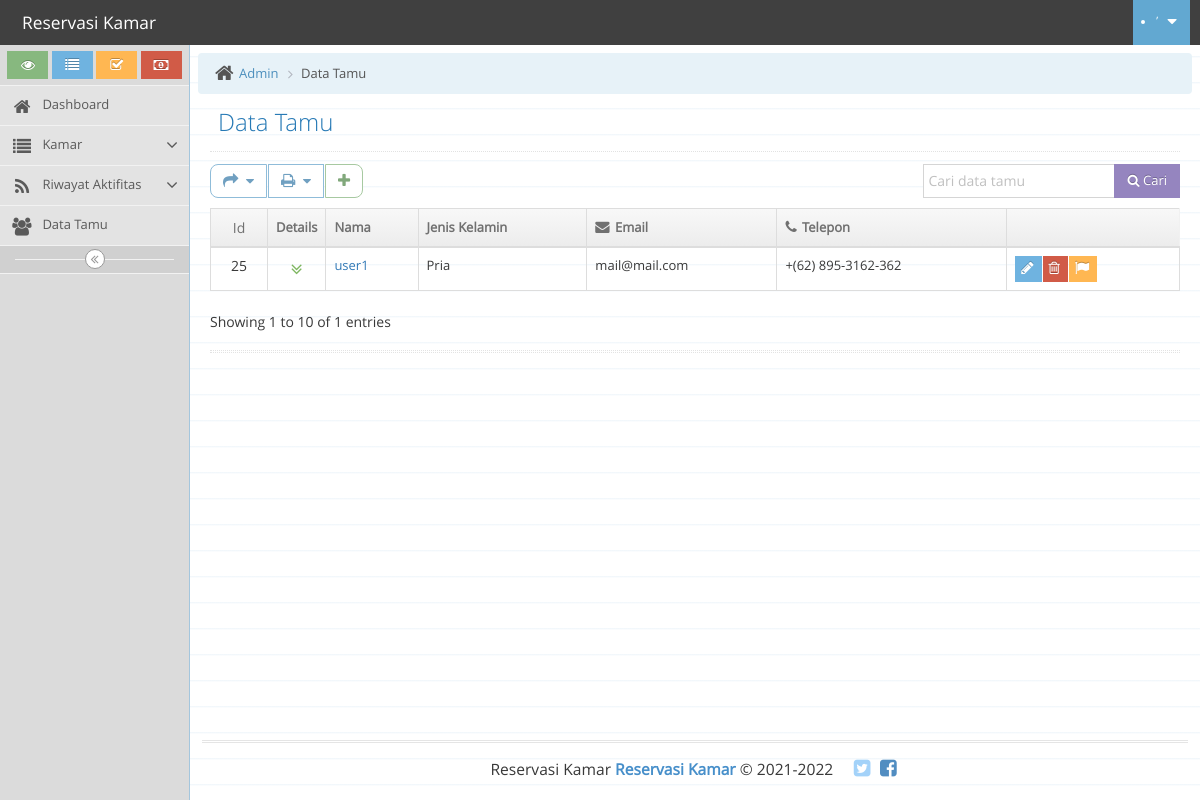
Page /index.php/admin/pelanggan on the committed database.
### tables this page shows
CREATE TABLE IF NOT EXISTS `pelanggan` (
  `idpelanggan` int(15) NOT NULL AUTO_INCREMENT,
  `nama` varchar(50) NOT NULL,
  `jeniskelamin` enum('Pria','Wanita') NOT NULL,
  `tgllahir` varchar(15) NOT NULL,
  `telepon` varchar(18) DEFAULT NULL,
  `email` varchar(35) DEFAULT NULL,
  `fotoktp` text,
  `fotoprofil` varchar(2500) DEFAULT 'uploads/pelanggan/profile/usernoimage.png',
  `idakun` int(15) NOT NULL,
  PRIMARY KEY (`idpelanggan`)
);

### application/controllers/admin/Pelanggan.php (called while the page is built, shortened)
<?php
class Pelanggan extends CI_Controller
{
    function __construct()
    {
        $this->load->model('Pelanggan_model');
        $this->load->model("Aktifitasakun_model");
        $this->load->library('form_validation');
    }
    public function index()
    {
        $q = urldecode($this->input->get('q', TRUE));
        $start = intval($this->input->get('start'));
        if ($q <> '') {
            $config['base_url'] = base_url() . 'admin/Pelanggan/index.html?q=' . urlencode($q);
            $config['first_url'] = base_url() . 'admin/Pelanggan/index.html?q=' . urlencode($q);
        } else {
            $config['base_url'] = base_url() . 'admin/Pelanggan/index.html';
            $config['first_url'] = base_url() . 'admin/Pelanggan/index.html';
        }
        $config['per_page'] = 10;
        $config['page_query_string'] = TRUE;
        $config['total_rows'] = $this->Pelanggan_model->total_rows_join_akun($q);
        $pelanggan = $this->Pelanggan_model->get_limit_data_join_akun($config['per_page'], $start, $q);
        $this->load->library('pagination');
        $this->pagination->initialize($config);
        $data = array(
            'pelanggan_data' => $pelanggan,
            'judul' => array("Data Tamu"),
            'q' => $q,
            'pagination' => $this->pagination->create_links(),
            'total_rows' => $config['total_rows'],
            'start' => $start,
            'konten' => "admin/pelanggan/pelanggan_list",
            'script' => "admin/pelanggan/pelanggan_list_script",
            'per_page' => $config['per_page']
        );
        $this->load->view("admin/container", $data);
    }
}

### index.php (called while the page is built, shortened)
<?php
require_once BASEPATH.'core/CodeIgniter.php';

### application/config/config.php (called while the page is built, shortened)
<?php
$config['app_name'] = "Reservasi Kamar";
$config['base_url'] = ((isset($_SERVER['HTTPS']) && $_SERVER['HTTPS'] == "on") ? "https" : "http");
$config['base_url'] .= "://".$_SERVER['HTTP_HOST'];
$config['base_url'] .= preg_replace('@/+$@','',dirname($_SERVER['SCRIPT_NAME'])).'/';
$config['index_page'] = '';
$config['uri_protocol']	= 'REQUEST_URI';
$config['url_suffix'] = '';
$config['language']	= 'english';
$config['charset'] = 'UTF-8';
$config['enable_hooks'] = FALSE;
$config['subclass_prefix'] = 'MY_';
$config['composer_autoload'] = FALSE;
$config['permitted_uri_chars'] = 'a-z 0-9~%.:_\-';
$config['enable_query_strings'] = FALSE;
$config['controller_trigger'] = 'c';
$config['function_trigger'] = 'm';
$config['directory_trigger'] = 'd';
$config['allow_get_array'] = TRUE;
$config['log_threshold'] = 0;
$config['log_path'] = '';
$config['log_file_extension'] = '';
$config['log_file_permissions'] = 0644;
$config['log_date_format'] = 'Y-m-d H:i:s';
$config['error_views_path'] = '';
$config['cache_path'] = '';
$config['cache_query_string'] = FALSE;
$config['encryption_key'] = '';
$config['sess_driver'] = 'files';
$config['sess_cookie_name'] = 't_sess';
$config['sess_expiration'] = 0;
$config['sess_save_path'] = NULL;
$config['sess_match_ip'] = FALSE;
$config['sess_time_to_update'] = 300;
$config['sess_regenerate_destroy'] = FALSE;
$config['cookie_prefix']	= '';
$config['cookie_domain']	= '';
$config['cookie_path']		= '/';
$config['cookie_secure']	= FALSE;
$config['cookie_httponly'] 	= FALSE;
$config['standardize_newlines'] = FALSE;
$config['global_xss_filtering'] = FALSE;
$config['csrf_protection'] = FALSE;
$config['csrf_token_name'] = 'csrf_test_name';
$config['csrf_cookie_name'] = 'csrf_cookie_name';
$config['csrf_expire'] = 7200;
$config['csrf_regenerate'] = TRUE;
$config['csrf_exclude_uris'] = array();
$config['compress_output'] = FALSE;
$config['time_reference'] = 'local';
$config['rewrite_short_tags'] = FALSE;
$config['proxy_ips'] = '';

### application/models/Pelanggan_model.php (called while the page is built, shortened)
<?php
class Pelanggan_model extends CI_Model
{
    public $table = 'pelanggan';
    public $id = 'idpelanggan';
    public $order = 'DESC';
    function total_rows_join_akun($q = NULL) {
        $this->db->select("*");
        $this->db->from($this->table);
        $this->db->join('akun', $this->table.".idakun = akun.id");
        $this->db->like($this->table.'.idpelanggan', $q);
        $this->db->or_like($this->table.'.nama', $q);
        $this->db->or_like($this->table.'.jeniskelamin', $q);
        $this->db->or_like($this->table.'.tgllahir', $q);
        $this->db->or_like($this->table.'.telepon', $q);
        $this->db->or_like($this->table.'.email', $q);
        $this->db->or_like($this->table.'.fotoktp', $q);
        $this->db->or_like($this->table.'.fotoprofil', $q);
        $this->db->or_like($this->table.'.idakun', $q);
        return $this->db->count_all_results();
    }
    function get_limit_data_join_akun($limit, $start = 0, $q = NULL) {
        $this->db->select("*");
        $this->db->join('akun', $this->table.".idakun = akun.id");
        $this->db->like($this->table.'.idpelanggan', $q);
        $this->db->or_like($this->table.'.nama', $q);
        $this->db->or_like($this->table.'.jeniskelamin', $q);
        $this->db->or_like($this->table.'.tgllahir', $q);
        $this->db->or_like($this->table.'.telepon', $q);
        $this->db->or_like($this->table.'.email', $q);
        $this->db->or_like($this->table.'.fotoktp', $q);
        $this->db->or_like($this->table.'.fotoprofil', $q);
        $this->db->or_like($this->table.'.idakun', $q);
        $this->db->order_by($this->table.".".$this->id, $this->order);
        $this->db->limit($limit, $start);
        return $this->db->get($this->table)->result();
    }
}

### application/views/admin/pelanggan/pelanggan_list.php (the view, shortened to what this page needs)
<div class="row">
	<div class="col-xs-12">
		<div class="row" style="margin-bottom: 10px">
            <div class="col-md-4">
				<div class="btn-group btn-corner">
					<button type="button" class="btn btn-white btn-info tooltips-slide-down dropdown-toggle" title="Export ke Excel" data-toggle="dropdown" dropdown-toggle="export">
						<i class="fa fa-share bigger-110"></i>
						<span class="ace-icon fa fa-caret-down icon-on-right"></span>
					</button>
					<button type="button" data-toggle="dropdown" class="btn btn-white dropdown-toggle btn-info tooltips-slide-down" title="Print" dropdown-toggle="print">
						<i class="fa fa-print bigger-110"></i>
						<span class="ace-icon fa fa-caret-down icon-on-right"></span>
					</button>
					<a href="admin/Pelanggan/create" class="btn btn-white btn-success tooltips-slide-down" title="Tambah data">
						<i class="fa fa-plus bigger-110"></i>
					</a>
				</div>
            </div>
            <div class="col-md-4 text-center">
            </div>
            <div class="col-md-4 text-right">
                <form action="<?php echo site_url('admin/Pelanggan/index'); ?>" class="form-inline" method="get">
                    <div class="input-group">
                        <input type="text" class="form-control search-query" name="q" value="<?php echo $q; ?>" placeholder="Cari data tamu">
                        <span class="input-group-btn">
							<button class="btn btn-purple btn-sm" type="submit">
								<span class="fa fa-search"></span>
								Cari
							</button>
                        </span>
                    </div>
                </form>
            </div>
        </div>
		<div class="row">
			<div class="col-xs-12">
				<table id="simple-table" class="table  table-bordered table-hover">
					<thead>
						<tr>
							<th class="center">
								<label class="pos-rel">
									Id
								</label>
							</th>
							<th class="detail-col">Details</th>
							<th>Nama</th>
							<th>Jenis Kelamin</th>
							<th class="hidden-480">
								<i class="ace-icon fa fa-envelope bigger-110 hidden-480"></i>
								Email
							</th>
							<th>
								<i class="ace-icon fa fa-phone bigger-110 hidden-480"></i>
								Telepon
							</th>
							<th></th>
						</tr>
					</thead>
					<tbody>
						<?php
						foreach($pelanggan_data as $pelanggan){
						?>
						<tr>
							<td class="center">
								<label class="pos-rel data-id"><?php echo $pelanggan->idpelanggan ?></label>
							</td>
							<td class="center">
								<div class="action-buttons">
									<a href="#" class="green bigger-140 show-details-btn" title="Show Details" onClick="return false">
										<i class="ace-icon fa fa-angle-double-down"></i>
									</a>
								</div>
							</td>
							<td>
								<a href="admin/Pelanggan/read/<?php echo $pelanggan->idpelanggan ?>"><?php echo $pelanggan->nama ?></a>
							</td>
							<td><?php echo $pelanggan->jeniskelamin ?></td>
							<td class="hidden-480"><?php echo $pelanggan->email ?></td>
							<td><?php echo $pelanggan->telepon ?></td>
							<td>
								<div class="hidden-sm hidden-xs btn-group">
									<button class="btn btn-xs btn-info tooltips-slide-down" title="Edit">
										<i class="ace-icon fa fa-pencil bigger-120"></i>
									</button>
									<button class="btn btn-xs btn-danger tooltips-slide-down" title="DoubleClick: Hapus">
										<i class="ace-icon fa fa-trash-o bigger-120"></i>
									</button>
									<a href="#modal-form" role="button" data-toggle="modal" class="btn btn-xs btn-warning tooltips-slide-down" title="Ganti Password">
										<i class="ace-icon fa fa-flag bigger-120"></i>
									</a>
								</div>
							</td>
						</tr>
						<?php
						}
						?>
					</tbody>
				</table>
			</div>
		</div>
        <div class="row">
            <div class="col-xs-6">
				<div class="dataTables_info">Showing <?php echo $start+1?> to <?php echo $start+$per_page ?> of <?php echo $total_rows ?> entries</div>
	   		</div>
            <div class="col-xs-6">
            </div>
        </div>
		<div class="hr hr-18 dotted hr-double"></div>
	</div>
</div>

### rows in the picture
pelanggan: idpelanggan "25", nama "user1", jeniskelamin "Pria", email "mail@mail.com", telepon "+(62) 895-3162-362"

### other values in the picture
$this->config->item('app_name') "Reservasi Kamar"
$title "Data Tamu"
$judul[0] "Data Tamu"
$start+1 "1"
$start+$per_page "10"
$total_rows "1"
$this->config->item("app_name") "Reservasi Kamar"
